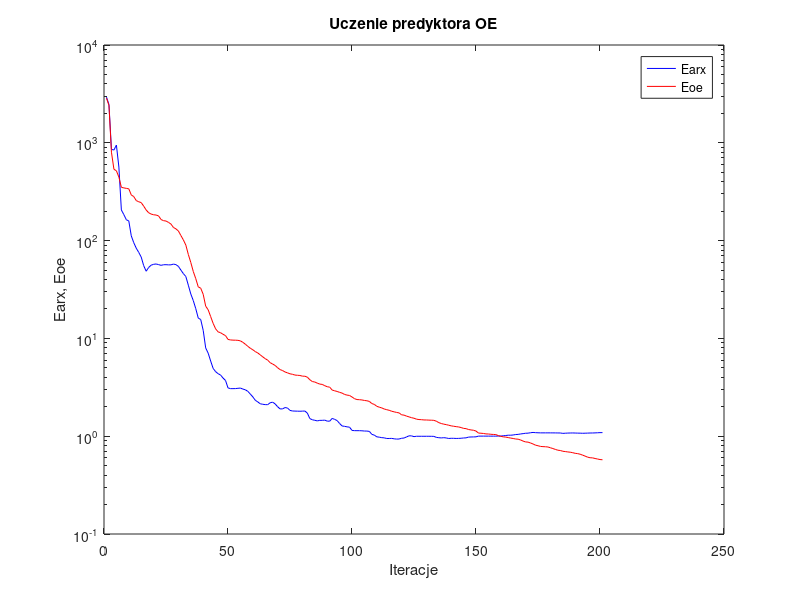
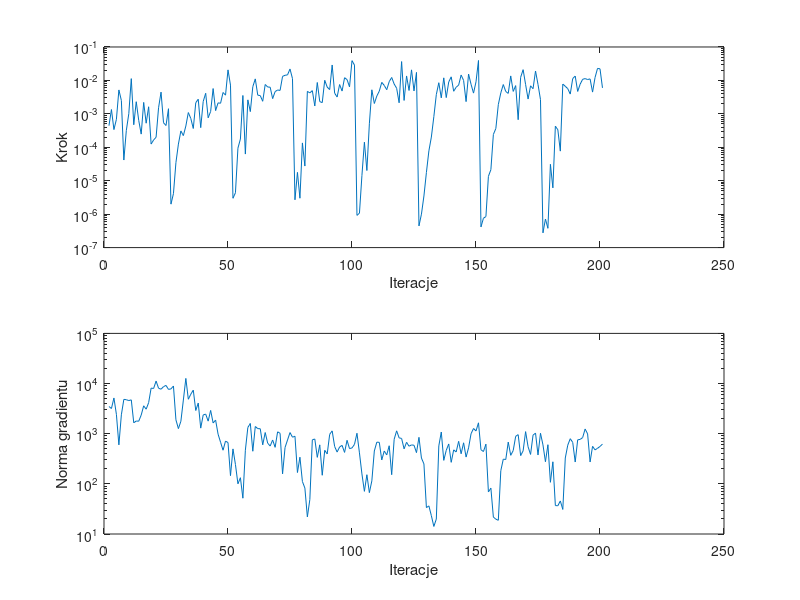

The MATLAB script that drew these images, in order:
%uczenie predyktora oe
clear all;
n=0; farx(n+1)=2.932902e+003; foe(n+1)=2.863578e+003; wspucz(n+1)=0.000000e+000; ng(n+1)=0.000000e+000;
%odnowa zmiennej metryki
n=1; farx(n+1)=2.461377e+003; foe(n+1)=2.412137e+003; krok(n+1)=4.430569e-004; ng(n+1)=3.483118e+003;
n=2; farx(n+1)=8.570257e+002; foe(n+1)=8.016084e+002; krok(n+1)=1.347687e-003; ng(n+1)=3.181415e+003;
n=3; farx(n+1)=8.437333e+002; foe(n+1)=5.365275e+002; krok(n+1)=3.383827e-004; ng(n+1)=5.155059e+003;
n=4; farx(n+1)=9.477928e+002; foe(n+1)=5.171599e+002; krok(n+1)=6.847610e-004; ng(n+1)=2.430532e+003;
n=5; farx(n+1)=5.647775e+002; foe(n+1)=4.458166e+002; krok(n+1)=5.197906e-003; ng(n+1)=5.991200e+002;
n=6; farx(n+1)=2.057838e+002; foe(n+1)=3.507853e+002; krok(n+1)=2.518831e-003; ng(n+1)=2.382124e+003;
n=7; farx(n+1)=1.843537e+002; foe(n+1)=3.457935e+002; krok(n+1)=4.156331e-005; ng(n+1)=4.837584e+003;
n=8; farx(n+1)=1.635423e+002; foe(n+1)=3.421581e+002; krok(n+1)=3.185772e-004; ng(n+1)=4.762649e+003;
n=9; farx(n+1)=1.585748e+002; foe(n+1)=3.385114e+002; krok(n+1)=1.012393e-003; ng(n+1)=4.574737e+003;
n=10; farx(n+1)=1.118381e+002; foe(n+1)=2.929077e+002; krok(n+1)=1.131031e-002; ng(n+1)=4.726739e+003;
n=11; farx(n+1)=9.517353e+001; foe(n+1)=2.819726e+002; krok(n+1)=4.723236e-004; ng(n+1)=1.649094e+003;
n=12; farx(n+1)=8.366294e+001; foe(n+1)=2.566626e+002; krok(n+1)=2.307756e-003; ng(n+1)=1.792436e+003;
n=13; farx(n+1)=7.581853e+001; foe(n+1)=2.495918e+002; krok(n+1)=6.369581e-004; ng(n+1)=1.773905e+003;
n=14; farx(n+1)=6.788907e+001; foe(n+1)=2.446582e+002; krok(n+1)=2.478815e-004; ng(n+1)=2.353862e+003;
n=15; farx(n+1)=5.547366e+001; foe(n+1)=2.251322e+002; krok(n+1)=2.199930e-003; ng(n+1)=3.598681e+003;
n=16; farx(n+1)=4.862651e+001; foe(n+1)=2.057223e+002; krok(n+1)=5.252174e-004; ng(n+1)=3.082486e+003;
n=17; farx(n+1)=5.312483e+001; foe(n+1)=1.926958e+002; krok(n+1)=1.629147e-003; ng(n+1)=4.163206e+003;
n=18; farx(n+1)=5.607242e+001; foe(n+1)=1.868402e+002; krok(n+1)=1.250530e-004; ng(n+1)=8.111235e+003;
n=19; farx(n+1)=5.720253e+001; foe(n+1)=1.836921e+002; krok(n+1)=1.650936e-004; ng(n+1)=7.973880e+003;
n=20; farx(n+1)=5.768148e+001; foe(n+1)=1.826298e+002; krok(n+1)=1.997320e-004; ng(n+1)=1.119960e+004;
n=21; farx(n+1)=5.683995e+001; foe(n+1)=1.789012e+002; krok(n+1)=1.524981e-003; ng(n+1)=8.071241e+003;
n=22; farx(n+1)=5.586083e+001; foe(n+1)=1.642649e+002; krok(n+1)=4.464102e-003; ng(n+1)=7.708655e+003;
n=23; farx(n+1)=5.663577e+001; foe(n+1)=1.599369e+002; krok(n+1)=5.420077e-004; ng(n+1)=8.676490e+003;
n=24; farx(n+1)=5.671797e+001; foe(n+1)=1.585472e+002; krok(n+1)=4.480372e-004; ng(n+1)=9.177027e+003;
n=25; farx(n+1)=5.647661e+001; foe(n+1)=1.536007e+002; krok(n+1)=1.424799e-003; ng(n+1)=7.643764e+003;
%odnowa zmiennej metryki
n=26; farx(n+1)=5.651133e+001; foe(n+1)=1.476483e+002; krok(n+1)=1.993765e-006; ng(n+1)=7.822227e+003;
n=27; farx(n+1)=5.751291e+001; foe(n+1)=1.362619e+002; krok(n+1)=4.111814e-006; ng(n+1)=8.933709e+003;
n=28; farx(n+1)=5.681752e+001; foe(n+1)=1.318667e+002; krok(n+1)=3.488004e-005; ng(n+1)=1.890883e+003;
n=29; farx(n+1)=5.451947e+001; foe(n+1)=1.253648e+002; krok(n+1)=1.246876e-004; ng(n+1)=1.262993e+003;
n=30; farx(n+1)=4.992717e+001; foe(n+1)=1.127375e+002; krok(n+1)=3.087231e-004; ng(n+1)=1.770232e+003;
n=31; farx(n+1)=4.599596e+001; foe(n+1)=1.016843e+002; krok(n+1)=2.238326e-004; ng(n+1)=4.692989e+003;
n=32; farx(n+1)=4.291088e+001; foe(n+1)=8.990701e+001; krok(n+1)=4.325549e-004; ng(n+1)=1.265766e+004;
n=33; farx(n+1)=3.500425e+001; foe(n+1)=7.215868e+001; krok(n+1)=1.093891e-003; ng(n+1)=4.861589e+003;
n=34; farx(n+1)=2.846209e+001; foe(n+1)=5.971588e+001; krok(n+1)=7.286945e-004; ng(n+1)=6.130717e+003;
n=35; farx(n+1)=2.436598e+001; foe(n+1)=4.831908e+001; krok(n+1)=3.652332e-004; ng(n+1)=7.395330e+003;
n=36; farx(n+1)=2.014262e+001; foe(n+1)=4.082183e+001; krok(n+1)=2.156451e-003; ng(n+1)=2.900591e+003;
n=37; farx(n+1)=1.615362e+001; foe(n+1)=3.367182e+001; krok(n+1)=2.739044e-003; ng(n+1)=4.088144e+003;
n=38; farx(n+1)=1.558923e+001; foe(n+1)=3.258571e+001; krok(n+1)=3.870231e-004; ng(n+1)=1.291876e+003;
n=39; farx(n+1)=1.208609e+001; foe(n+1)=2.823262e+001; krok(n+1)=2.344633e-003; ng(n+1)=2.365309e+003;
n=40; farx(n+1)=7.993681e+000; foe(n+1)=2.136173e+001; krok(n+1)=4.126056e-003; ng(n+1)=2.457815e+003;
n=41; farx(n+1)=7.063990e+000; foe(n+1)=1.962150e+001; krok(n+1)=7.624904e-004; ng(n+1)=1.779955e+003;
n=42; farx(n+1)=5.879251e+000; foe(n+1)=1.672835e+001; krok(n+1)=1.182363e-003; ng(n+1)=2.912661e+003;
n=43; farx(n+1)=4.939080e+000; foe(n+1)=1.426011e+001; krok(n+1)=5.711090e-003; ng(n+1)=1.638951e+003;
n=44; farx(n+1)=4.571867e+000; foe(n+1)=1.253335e+001; krok(n+1)=1.250114e-003; ng(n+1)=1.869520e+003;
n=45; farx(n+1)=4.359667e+000; foe(n+1)=1.166695e+001; krok(n+1)=2.133311e-003; ng(n+1)=9.771559e+002;
n=46; farx(n+1)=4.221986e+000; foe(n+1)=1.142832e+001; krok(n+1)=2.075244e-003; ng(n+1)=6.757522e+002;
n=47; farx(n+1)=3.932314e+000; foe(n+1)=1.101390e+001; krok(n+1)=4.352152e-003; ng(n+1)=4.683799e+002;
n=48; farx(n+1)=3.713552e+000; foe(n+1)=1.067782e+001; krok(n+1)=3.625910e-003; ng(n+1)=7.122798e+002;
n=49; farx(n+1)=3.118506e+000; foe(n+1)=9.761384e+000; krok(n+1)=2.067140e-002; ng(n+1)=6.654072e+002;
n=50; farx(n+1)=3.064231e+000; foe(n+1)=9.645678e+000; krok(n+1)=7.242402e-003; ng(n+1)=1.456562e+002;
%odnowa zmiennej metryki
n=51; farx(n+1)=3.064773e+000; foe(n+1)=9.599805e+000; krok(n+1)=2.986582e-006; ng(n+1)=4.976626e+002;
n=52; farx(n+1)=3.068216e+000; foe(n+1)=9.588742e+000; krok(n+1)=4.369533e-006; ng(n+1)=2.433628e+002;
n=53; farx(n+1)=3.088536e+000; foe(n+1)=9.554983e+000; krok(n+1)=9.404951e-005; ng(n+1)=1.001606e+002;
n=54; farx(n+1)=3.105817e+000; foe(n+1)=9.433980e+000; krok(n+1)=1.767187e-004; ng(n+1)=1.326043e+002;
n=55; farx(n+1)=3.033162e+000; foe(n+1)=9.114436e+000; krok(n+1)=3.544455e-003; ng(n+1)=5.175694e+001;
n=56; farx(n+1)=2.982775e+000; foe(n+1)=8.720323e+000; krok(n+1)=6.272673e-005; ng(n+1)=4.680391e+002;
n=57; farx(n+1)=2.873800e+000; foe(n+1)=8.292884e+000; krok(n+1)=2.621411e-003; ng(n+1)=1.331630e+003;
n=58; farx(n+1)=2.696706e+000; foe(n+1)=7.930133e+000; krok(n+1)=1.168070e-003; ng(n+1)=1.599933e+003;
n=59; farx(n+1)=2.527182e+000; foe(n+1)=7.652524e+000; krok(n+1)=6.480489e-003; ng(n+1)=4.470688e+002;
n=60; farx(n+1)=2.329702e+000; foe(n+1)=7.333967e+000; krok(n+1)=1.111520e-002; ng(n+1)=1.391496e+003;
n=61; farx(n+1)=2.242699e+000; foe(n+1)=7.096604e+000; krok(n+1)=3.621201e-003; ng(n+1)=1.261932e+003;
n=62; farx(n+1)=2.145828e+000; foe(n+1)=6.791010e+000; krok(n+1)=3.516052e-003; ng(n+1)=1.256252e+003;
n=63; farx(n+1)=2.120656e+000; foe(n+1)=6.480136e+000; krok(n+1)=2.376526e-003; ng(n+1)=5.994635e+002;
n=64; farx(n+1)=2.103613e+000; foe(n+1)=6.209819e+000; krok(n+1)=7.557177e-003; ng(n+1)=1.055261e+003;
n=65; farx(n+1)=2.100784e+000; foe(n+1)=5.991548e+000; krok(n+1)=6.353015e-003; ng(n+1)=6.473979e+002;
n=66; farx(n+1)=2.197499e+000; foe(n+1)=5.647676e+000; krok(n+1)=6.273397e-003; ng(n+1)=5.679059e+002;
n=67; farx(n+1)=2.228538e+000; foe(n+1)=5.465326e+000; krok(n+1)=2.855545e-003; ng(n+1)=7.494927e+002;
n=68; farx(n+1)=2.140315e+000; foe(n+1)=5.292278e+000; krok(n+1)=4.633174e-003; ng(n+1)=5.349702e+002;
n=69; farx(n+1)=2.002348e+000; foe(n+1)=5.012418e+000; krok(n+1)=5.167850e-003; ng(n+1)=1.089133e+003;
n=70; farx(n+1)=1.901515e+000; foe(n+1)=4.799053e+000; krok(n+1)=5.027940e-003; ng(n+1)=1.019003e+003;
n=71; farx(n+1)=1.902072e+000; foe(n+1)=4.691480e+000; krok(n+1)=1.321526e-002; ng(n+1)=1.581541e+002;
n=72; farx(n+1)=1.963668e+000; foe(n+1)=4.537366e+000; krok(n+1)=1.423591e-002; ng(n+1)=5.308724e+002;
n=73; farx(n+1)=1.940254e+000; foe(n+1)=4.443044e+000; krok(n+1)=1.464382e-002; ng(n+1)=7.486041e+002;
n=74; farx(n+1)=1.836474e+000; foe(n+1)=4.344808e+000; krok(n+1)=2.194150e-002; ng(n+1)=1.053543e+003;
n=75; farx(n+1)=1.810578e+000; foe(n+1)=4.295431e+000; krok(n+1)=1.132561e-002; ng(n+1)=8.512431e+002;
%odnowa zmiennej metryki
n=76; farx(n+1)=1.806301e+000; foe(n+1)=4.218484e+000; krok(n+1)=2.689353e-006; ng(n+1)=8.898767e+002;
n=77; farx(n+1)=1.802947e+000; foe(n+1)=4.196906e+000; krok(n+1)=1.777520e-005; ng(n+1)=1.682018e+002;
n=78; farx(n+1)=1.799793e+000; foe(n+1)=4.178759e+000; krok(n+1)=2.998675e-006; ng(n+1)=3.400675e+002;
n=79; farx(n+1)=1.804516e+000; foe(n+1)=4.111151e+000; krok(n+1)=1.351245e-004; ng(n+1)=1.114772e+002;
n=80; farx(n+1)=1.809065e+000; foe(n+1)=4.104863e+000; krok(n+1)=2.746916e-005; ng(n+1)=8.234344e+001;
n=81; farx(n+1)=1.722146e+000; foe(n+1)=4.013618e+000; krok(n+1)=4.704763e-003; ng(n+1)=2.193368e+001;
n=82; farx(n+1)=1.513573e+000; foe(n+1)=3.778013e+000; krok(n+1)=4.241720e-003; ng(n+1)=4.868173e+001;
n=83; farx(n+1)=1.472565e+000; foe(n+1)=3.621663e+000; krok(n+1)=4.944398e-003; ng(n+1)=7.548225e+002;
n=84; farx(n+1)=1.454008e+000; foe(n+1)=3.581015e+000; krok(n+1)=1.721185e-003; ng(n+1)=7.840617e+002;
n=85; farx(n+1)=1.434358e+000; foe(n+1)=3.488310e+000; krok(n+1)=8.672124e-003; ng(n+1)=3.374460e+002;
n=86; farx(n+1)=1.451783e+000; foe(n+1)=3.411136e+000; krok(n+1)=2.324948e-003; ng(n+1)=5.993741e+002;
n=87; farx(n+1)=1.452515e+000; foe(n+1)=3.385422e+000; krok(n+1)=2.167321e-003; ng(n+1)=1.483935e+002;
n=88; farx(n+1)=1.459918e+000; foe(n+1)=3.286183e+000; krok(n+1)=1.008597e-002; ng(n+1)=4.669531e+002;
n=89; farx(n+1)=1.426558e+000; foe(n+1)=3.205316e+000; krok(n+1)=6.319511e-003; ng(n+1)=3.942793e+002;
n=90; farx(n+1)=1.423906e+000; foe(n+1)=3.174074e+000; krok(n+1)=5.320104e-003; ng(n+1)=9.701828e+002;
n=91; farx(n+1)=1.519890e+000; foe(n+1)=2.963938e+000; krok(n+1)=2.896961e-002; ng(n+1)=1.138844e+003;
n=92; farx(n+1)=1.486882e+000; foe(n+1)=2.912678e+000; krok(n+1)=4.161987e-003; ng(n+1)=5.554054e+002;
n=93; farx(n+1)=1.444306e+000; foe(n+1)=2.868256e+000; krok(n+1)=3.187345e-003; ng(n+1)=4.303551e+002;
n=94; farx(n+1)=1.349424e+000; foe(n+1)=2.807910e+000; krok(n+1)=7.530795e-003; ng(n+1)=5.433405e+002;
n=95; farx(n+1)=1.272979e+000; foe(n+1)=2.760080e+000; krok(n+1)=4.806036e-003; ng(n+1)=5.849856e+002;
n=96; farx(n+1)=1.261655e+000; foe(n+1)=2.672596e+000; krok(n+1)=1.204622e-002; ng(n+1)=4.235947e+002;
n=97; farx(n+1)=1.246119e+000; foe(n+1)=2.631655e+000; krok(n+1)=1.058808e-002; ng(n+1)=7.377542e+002;
n=98; farx(n+1)=1.237523e+000; foe(n+1)=2.609981e+000; krok(n+1)=6.422675e-003; ng(n+1)=5.043303e+002;
n=99; farx(n+1)=1.146377e+000; foe(n+1)=2.518085e+000; krok(n+1)=3.904156e-002; ng(n+1)=5.206615e+002;
n=100; farx(n+1)=1.139790e+000; foe(n+1)=2.420323e+000; krok(n+1)=2.876670e-002; ng(n+1)=6.121196e+002;
%odnowa zmiennej metryki
n=101; farx(n+1)=1.138937e+000; foe(n+1)=2.369151e+000; krok(n+1)=9.198926e-007; ng(n+1)=1.020744e+003;
n=102; farx(n+1)=1.138860e+000; foe(n+1)=2.362244e+000; krok(n+1)=1.068253e-006; ng(n+1)=4.149576e+002;
n=103; farx(n+1)=1.135975e+000; foe(n+1)=2.347810e+000; krok(n+1)=1.430061e-005; ng(n+1)=1.578749e+002;
n=104; farx(n+1)=1.129415e+000; foe(n+1)=2.320507e+000; krok(n+1)=1.421330e-004; ng(n+1)=7.089163e+001;
n=105; farx(n+1)=1.128631e+000; foe(n+1)=2.303007e+000; krok(n+1)=2.018691e-005; ng(n+1)=1.521382e+002;
n=106; farx(n+1)=1.119571e+000; foe(n+1)=2.268162e+000; krok(n+1)=5.047513e-004; ng(n+1)=6.679684e+001;
n=107; farx(n+1)=1.044980e+000; foe(n+1)=2.157145e+000; krok(n+1)=5.242823e-003; ng(n+1)=1.146247e+002;
n=108; farx(n+1)=1.025275e+000; foe(n+1)=2.114239e+000; krok(n+1)=2.040296e-003; ng(n+1)=4.517540e+002;
n=109; farx(n+1)=9.854746e-001; foe(n+1)=2.022082e+000; krok(n+1)=3.401267e-003; ng(n+1)=6.781112e+002;
n=110; farx(n+1)=9.774735e-001; foe(n+1)=1.980720e+000; krok(n+1)=4.783116e-003; ng(n+1)=6.723632e+002;
n=111; farx(n+1)=9.665723e-001; foe(n+1)=1.946139e+000; krok(n+1)=8.744518e-003; ng(n+1)=2.995974e+002;
n=112; farx(n+1)=9.617660e-001; foe(n+1)=1.896989e+000; krok(n+1)=7.088910e-003; ng(n+1)=4.514851e+002;
n=113; farx(n+1)=9.475717e-001; foe(n+1)=1.867253e+000; krok(n+1)=5.269205e-003; ng(n+1)=3.781423e+002;
n=114; farx(n+1)=9.478459e-001; foe(n+1)=1.839744e+000; krok(n+1)=9.173286e-003; ng(n+1)=5.750121e+002;
n=115; farx(n+1)=9.501789e-001; foe(n+1)=1.799274e+000; krok(n+1)=1.226153e-002; ng(n+1)=1.522918e+002;
n=116; farx(n+1)=9.401530e-001; foe(n+1)=1.775116e+000; krok(n+1)=7.809264e-003; ng(n+1)=7.749679e+002;
n=117; farx(n+1)=9.343108e-001; foe(n+1)=1.749427e+000; krok(n+1)=5.829338e-003; ng(n+1)=1.140723e+003;
n=118; farx(n+1)=9.360816e-001; foe(n+1)=1.730838e+000; krok(n+1)=2.145173e-003; ng(n+1)=8.268125e+002;
n=119; farx(n+1)=9.526064e-001; foe(n+1)=1.654564e+000; krok(n+1)=3.661089e-002; ng(n+1)=8.039263e+002;
n=120; farx(n+1)=9.580617e-001; foe(n+1)=1.642347e+000; krok(n+1)=2.519327e-003; ng(n+1)=4.992288e+002;
n=121; farx(n+1)=9.833798e-001; foe(n+1)=1.604261e+000; krok(n+1)=1.360507e-002; ng(n+1)=6.738560e+002;
n=122; farx(n+1)=1.009372e+000; foe(n+1)=1.576189e+000; krok(n+1)=5.003630e-003; ng(n+1)=5.628021e+002;
n=123; farx(n+1)=1.007887e+000; foe(n+1)=1.546803e+000; krok(n+1)=2.069473e-002; ng(n+1)=5.972621e+002;
n=124; farx(n+1)=9.897968e-001; foe(n+1)=1.526227e+000; krok(n+1)=4.841816e-003; ng(n+1)=5.882847e+002;
n=125; farx(n+1)=9.987306e-001; foe(n+1)=1.493696e+000; krok(n+1)=1.738514e-002; ng(n+1)=4.195124e+002;
%odnowa zmiennej metryki
n=126; farx(n+1)=9.985364e-001; foe(n+1)=1.479883e+000; krok(n+1)=4.451285e-007; ng(n+1)=8.465161e+002;
n=127; farx(n+1)=9.984142e-001; foe(n+1)=1.475774e+000; krok(n+1)=1.001277e-006; ng(n+1)=3.268115e+002;
n=128; farx(n+1)=9.981726e-001; foe(n+1)=1.466072e+000; krok(n+1)=3.500005e-006; ng(n+1)=2.502975e+002;
n=129; farx(n+1)=9.984176e-001; foe(n+1)=1.465274e+000; krok(n+1)=1.760998e-005; ng(n+1)=3.362008e+001;
n=130; farx(n+1)=9.984600e-001; foe(n+1)=1.460381e+000; krok(n+1)=7.813213e-005; ng(n+1)=3.636692e+001;
n=131; farx(n+1)=9.977057e-001; foe(n+1)=1.457477e+000; krok(n+1)=2.026610e-004; ng(n+1)=2.317980e+001;
n=132; farx(n+1)=9.962354e-001; foe(n+1)=1.453579e+000; krok(n+1)=8.258271e-004; ng(n+1)=1.413902e+001;
n=133; farx(n+1)=9.732445e-001; foe(n+1)=1.423811e+000; krok(n+1)=3.778589e-003; ng(n+1)=1.987358e+001;
n=134; farx(n+1)=9.652610e-001; foe(n+1)=1.376710e+000; krok(n+1)=8.534063e-003; ng(n+1)=5.694732e+002;
n=135; farx(n+1)=9.599512e-001; foe(n+1)=1.348051e+000; krok(n+1)=3.011555e-003; ng(n+1)=1.080467e+003;
n=136; farx(n+1)=9.659380e-001; foe(n+1)=1.327783e+000; krok(n+1)=1.193571e-002; ng(n+1)=2.940226e+002;
n=137; farx(n+1)=9.596466e-001; foe(n+1)=1.313576e+000; krok(n+1)=3.065383e-003; ng(n+1)=4.657238e+002;
n=138; farx(n+1)=9.477099e-001; foe(n+1)=1.294936e+000; krok(n+1)=8.966852e-003; ng(n+1)=6.245176e+002;
n=139; farx(n+1)=9.523970e-001; foe(n+1)=1.275805e+000; krok(n+1)=1.279818e-002; ng(n+1)=2.687174e+002;
n=140; farx(n+1)=9.515909e-001; foe(n+1)=1.264100e+000; krok(n+1)=4.743100e-003; ng(n+1)=4.760175e+002;
n=141; farx(n+1)=9.486592e-001; foe(n+1)=1.252765e+000; krok(n+1)=6.256921e-003; ng(n+1)=4.320557e+002;
n=142; farx(n+1)=9.500415e-001; foe(n+1)=1.243127e+000; krok(n+1)=7.242402e-003; ng(n+1)=7.044781e+002;
n=143; farx(n+1)=9.529006e-001; foe(n+1)=1.226190e+000; krok(n+1)=1.448480e-002; ng(n+1)=3.979061e+002;
n=144; farx(n+1)=9.592817e-001; foe(n+1)=1.201766e+000; krok(n+1)=1.000726e-002; ng(n+1)=6.584755e+002;
n=145; farx(n+1)=9.616861e-001; foe(n+1)=1.195082e+000; krok(n+1)=2.324084e-003; ng(n+1)=3.420166e+002;
n=146; farx(n+1)=9.792227e-001; foe(n+1)=1.170334e+000; krok(n+1)=1.547432e-002; ng(n+1)=5.221447e+002;
n=147; farx(n+1)=9.819636e-001; foe(n+1)=1.158844e+000; krok(n+1)=7.662549e-003; ng(n+1)=9.982411e+002;
n=148; farx(n+1)=9.833528e-001; foe(n+1)=1.150425e+000; krok(n+1)=4.174641e-003; ng(n+1)=1.270011e+003;
n=149; farx(n+1)=9.853371e-001; foe(n+1)=1.128901e+000; krok(n+1)=9.100900e-003; ng(n+1)=1.134197e+003;
n=150; farx(n+1)=1.002086e+000; foe(n+1)=1.076716e+000; krok(n+1)=3.950757e-002; ng(n+1)=1.648036e+003;
%odnowa zmiennej metryki
n=151; farx(n+1)=1.002050e+000; foe(n+1)=1.072432e+000; krok(n+1)=4.149384e-007; ng(n+1)=4.789433e+002;
n=152; farx(n+1)=1.002025e+000; foe(n+1)=1.066645e+000; krok(n+1)=7.554899e-007; ng(n+1)=4.411449e+002;
n=153; farx(n+1)=1.001948e+000; foe(n+1)=1.055465e+000; krok(n+1)=8.475848e-007; ng(n+1)=6.187227e+002;
n=154; farx(n+1)=1.001815e+000; foe(n+1)=1.053502e+000; krok(n+1)=1.350026e-005; ng(n+1)=6.900487e+001;
n=155; farx(n+1)=1.001507e+000; foe(n+1)=1.045860e+000; krok(n+1)=2.142725e-005; ng(n+1)=8.207301e+001;
n=156; farx(n+1)=1.001366e+000; foe(n+1)=1.042437e+000; krok(n+1)=2.419195e-004; ng(n+1)=2.175872e+001;
n=157; farx(n+1)=1.001582e+000; foe(n+1)=1.038941e+000; krok(n+1)=3.643336e-004; ng(n+1)=1.976811e+001;
n=158; farx(n+1)=1.003795e+000; foe(n+1)=1.014089e+000; krok(n+1)=1.896368e-003; ng(n+1)=1.877661e+001;
n=159; farx(n+1)=1.002604e+000; foe(n+1)=9.975198e-001; krok(n+1)=4.241720e-003; ng(n+1)=1.829272e+002;
n=160; farx(n+1)=1.010995e+000; foe(n+1)=9.845421e-001; krok(n+1)=7.527268e-003; ng(n+1)=3.108029e+002;
n=161; farx(n+1)=1.016570e+000; foe(n+1)=9.789045e-001; krok(n+1)=4.653602e-003; ng(n+1)=3.055002e+002;
n=162; farx(n+1)=1.024105e+000; foe(n+1)=9.683929e-001; krok(n+1)=4.102156e-003; ng(n+1)=6.799557e+002;
n=163; farx(n+1)=1.023407e+000; foe(n+1)=9.563841e-001; krok(n+1)=1.363820e-002; ng(n+1)=3.705726e+002;
n=164; farx(n+1)=1.029402e+000; foe(n+1)=9.475986e-001; krok(n+1)=4.692985e-003; ng(n+1)=4.610493e+002;
n=165; farx(n+1)=1.040176e+000; foe(n+1)=9.359808e-001; krok(n+1)=6.998367e-003; ng(n+1)=8.876850e+002;
n=166; farx(n+1)=1.043605e+000; foe(n+1)=9.318879e-001; krok(n+1)=6.682927e-004; ng(n+1)=9.567703e+002;
n=167; farx(n+1)=1.054455e+000; foe(n+1)=9.144060e-001; krok(n+1)=1.238474e-002; ng(n+1)=3.659396e+002;
n=168; farx(n+1)=1.062544e+000; foe(n+1)=8.913537e-001; krok(n+1)=2.097129e-002; ng(n+1)=4.549143e+002;
n=169; farx(n+1)=1.071976e+000; foe(n+1)=8.738983e-001; krok(n+1)=7.517005e-003; ng(n+1)=1.100289e+003;
n=170; farx(n+1)=1.074262e+000; foe(n+1)=8.699364e-001; krok(n+1)=2.774090e-003; ng(n+1)=5.485358e+002;
n=171; farx(n+1)=1.085340e+000; foe(n+1)=8.519499e-001; krok(n+1)=6.893113e-003; ng(n+1)=3.861444e+002;
n=172; farx(n+1)=1.092783e+000; foe(n+1)=8.328398e-001; krok(n+1)=5.655154e-003; ng(n+1)=9.362834e+002;
n=173; farx(n+1)=1.087275e+000; foe(n+1)=8.097693e-001; krok(n+1)=1.912971e-002; ng(n+1)=1.027525e+003;
n=174; farx(n+1)=1.083989e+000; foe(n+1)=7.989575e-001; krok(n+1)=7.585588e-003; ng(n+1)=3.762393e+002;
n=175; farx(n+1)=1.081785e+000; foe(n+1)=7.863010e-001; krok(n+1)=2.677949e-003; ng(n+1)=1.020159e+003;
%odnowa zmiennej metryki
n=176; farx(n+1)=1.081803e+000; foe(n+1)=7.823737e-001; krok(n+1)=2.759334e-007; ng(n+1)=5.987831e+002;
n=177; farx(n+1)=1.081810e+000; foe(n+1)=7.801206e-001; krok(n+1)=7.151335e-007; ng(n+1)=2.760965e+002;
n=178; farx(n+1)=1.081854e+000; foe(n+1)=7.757485e-001; krok(n+1)=3.772242e-007; ng(n+1)=6.033171e+002;
n=179; farx(n+1)=1.081573e+000; foe(n+1)=7.618467e-001; krok(n+1)=3.098519e-005; ng(n+1)=1.073891e+002;
n=180; farx(n+1)=1.081237e+000; foe(n+1)=7.477664e-001; krok(n+1)=6.116406e-006; ng(n+1)=2.753249e+002;
n=181; farx(n+1)=1.080740e+000; foe(n+1)=7.326467e-001; krok(n+1)=4.273921e-004; ng(n+1)=3.686696e+001;
n=182; farx(n+1)=1.079396e+000; foe(n+1)=7.189575e-001; krok(n+1)=3.341463e-004; ng(n+1)=3.659323e+001;
n=183; farx(n+1)=1.078967e+000; foe(n+1)=7.144314e-001; krok(n+1)=7.681907e-005; ng(n+1)=4.564172e+001;
n=184; farx(n+1)=1.068916e+000; foe(n+1)=7.013215e-001; krok(n+1)=7.780842e-003; ng(n+1)=3.088036e+001;
n=185; farx(n+1)=1.073038e+000; foe(n+1)=6.967145e-001; krok(n+1)=6.669234e-003; ng(n+1)=3.272146e+002;
n=186; farx(n+1)=1.076452e+000; foe(n+1)=6.904754e-001; krok(n+1)=5.680993e-003; ng(n+1)=5.908233e+002;
n=187; farx(n+1)=1.078255e+000; foe(n+1)=6.860816e-001; krok(n+1)=3.900542e-003; ng(n+1)=7.950397e+002;
n=188; farx(n+1)=1.079601e+000; foe(n+1)=6.782707e-001; krok(n+1)=1.136409e-002; ng(n+1)=6.711816e+002;
n=189; farx(n+1)=1.077448e+000; foe(n+1)=6.683336e-001; krok(n+1)=1.350413e-002; ng(n+1)=2.725799e+002;
n=190; farx(n+1)=1.075318e+000; foe(n+1)=6.635077e-001; krok(n+1)=4.679447e-003; ng(n+1)=7.548513e+002;
n=191; farx(n+1)=1.074181e+000; foe(n+1)=6.540815e-001; krok(n+1)=7.712744e-003; ng(n+1)=7.697781e+002;
n=192; farx(n+1)=1.071421e+000; foe(n+1)=6.402371e-001; krok(n+1)=1.080437e-002; ng(n+1)=8.373753e+002;
n=193; farx(n+1)=1.073402e+000; foe(n+1)=6.258209e-001; krok(n+1)=1.132561e-002; ng(n+1)=1.240144e+003;
n=194; farx(n+1)=1.075582e+000; foe(n+1)=6.107778e-001; krok(n+1)=1.063635e-002; ng(n+1)=9.923175e+002;
n=195; farx(n+1)=1.078270e+000; foe(n+1)=6.022005e-001; krok(n+1)=1.109636e-002; ng(n+1)=2.729824e+002;
n=196; farx(n+1)=1.078848e+000; foe(n+1)=6.005082e-001; krok(n+1)=4.474402e-003; ng(n+1)=5.602724e+002;
n=197; farx(n+1)=1.081172e+000; foe(n+1)=5.916390e-001; krok(n+1)=1.219985e-002; ng(n+1)=4.756682e+002;
n=198; farx(n+1)=1.084451e+000; foe(n+1)=5.845758e-001; krok(n+1)=2.284436e-002; ng(n+1)=5.109143e+002;
n=199; farx(n+1)=1.087681e+000; foe(n+1)=5.772564e-001; krok(n+1)=2.223039e-002; ng(n+1)=5.568976e+002;
n=200; farx(n+1)=1.088001e+000; foe(n+1)=5.741903e-001; krok(n+1)=5.980899e-003; ng(n+1)=6.203968e+002;

figure; semilogy(farx,'b'); hold on; semilogy(foe,'r'); xlabel('Iteracje'); ylabel('Earx, Eoe'); legend('Earx','Eoe'); title('Uczenie predyktora OE');
figure; subplot(2,1,1); semilogy(krok); xlabel('Iteracje'); ylabel('Krok');
subplot(2,1,2); semilogy(ng); xlabel('Iteracje'); ylabel('Norma gradientu');
Earx=farx(n+1)
Eoe=foe(n+1)
